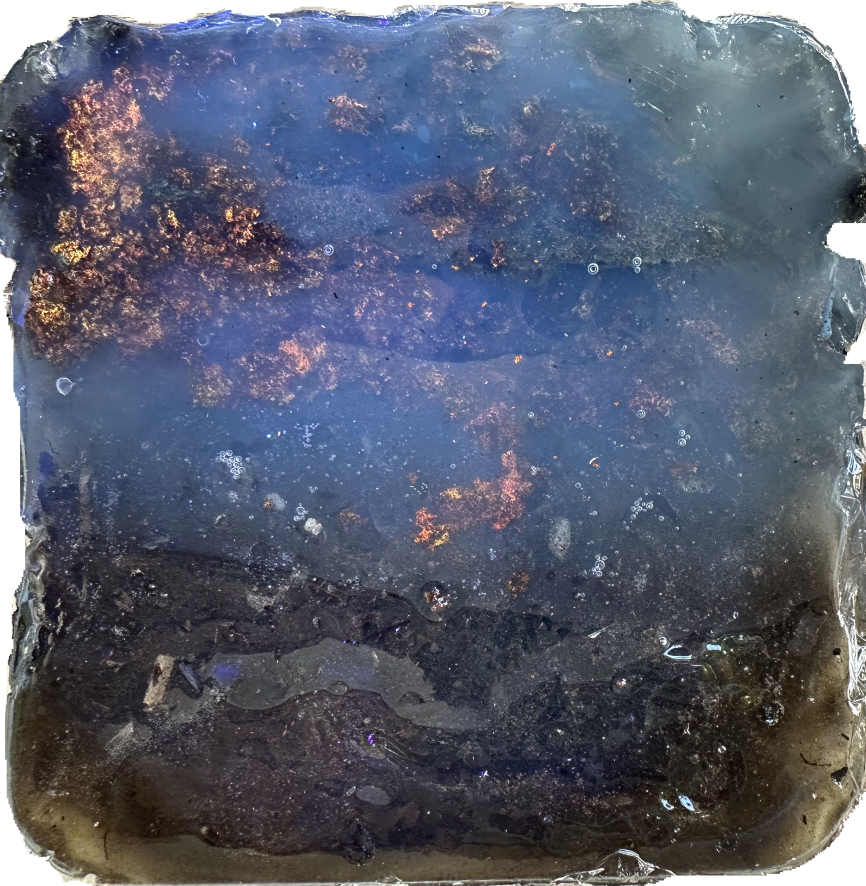
#> input picture print/IMG_TARGET.jpg, 2598 x 2657 px, found by its file name (shown at 1/3 size)
$ python crop_resin_target.py
#> lines starting #> are read from the running program, lines starting #| are printed output that depends on the picture; after the words box and inside, x2 and y2 are one past the last pixel; in counts of white or black regions, pixels touching at a corner belong together
# -*- coding: utf-8 -*-
"""Crop the resin photo to its interior and report how trackable it looks.

    python tools/crop_resin_target.py
    python tools/make_image_target.py print/resin-block.jpg resin-block


Two problems with feeding the cutout straight to the target builder:

  * The white background is not part of the object. Feature extraction would find a
    strong outline there that does not exist when the real block is on a table, and
    would then fail to match it.
  * The ragged edge of the pour is the least repeatable part of the object — it
    catches the light differently from every angle.

Background is found by flooding in from the border rather than by thresholding
colour: the top right of this pour is pale enough that a plain "is it near white"
test eats a third of the interior, and the largest clean rectangle came out as a
1212x180 strip.
"""
import os
from collections import deque

import numpy as np
from PIL import Image

SRC = 'print/IMG_TARGET.jpg'
OUT = 'print/resin-block.jpg'

im = Image.open(SRC).convert('RGB')
#> im is the input picture: PIL image 2598x2657 RGB; mean R, G, B 88.2, 94.4, 111.8
a = np.asarray(im).astype(np.int16)
h, w, _ = a.shape
#> h = 2657; w = 2598
print('source %dx%d' % (w, h))
#| source 2598x2657

mx = a.max(axis=2)
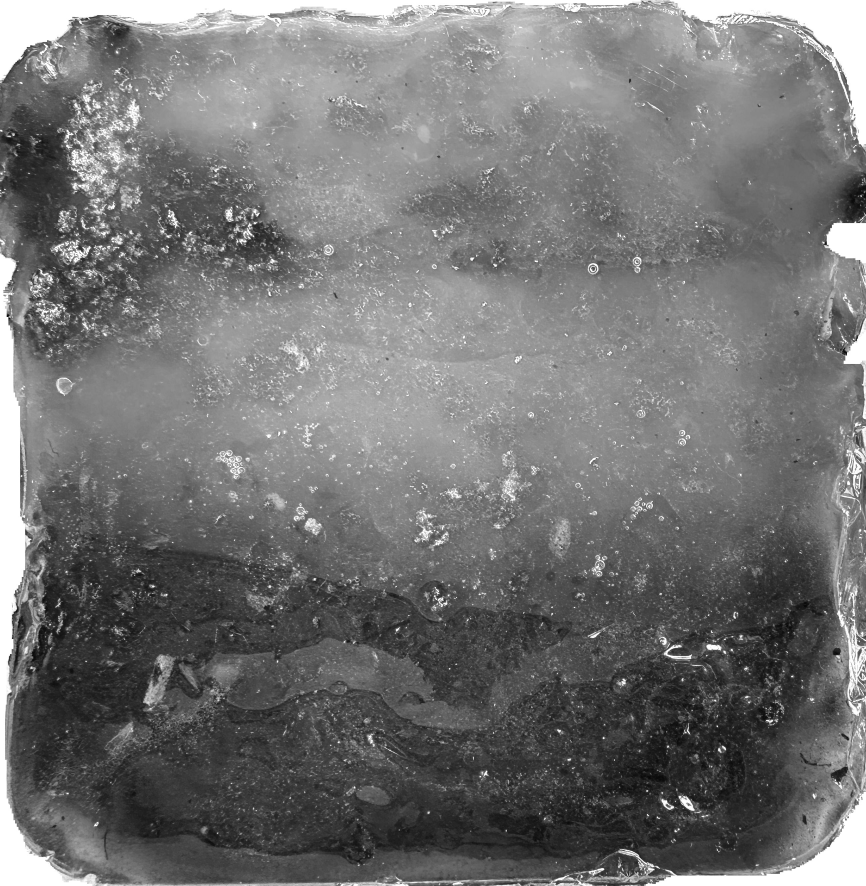
#> mx: shape (2657, 2598) int16 (shown at 1/3 size); min 1, max 255, mean 115.7
mn = a.min(axis=2)
paleish = (mx > 215) & ((mx - mn) < 42)
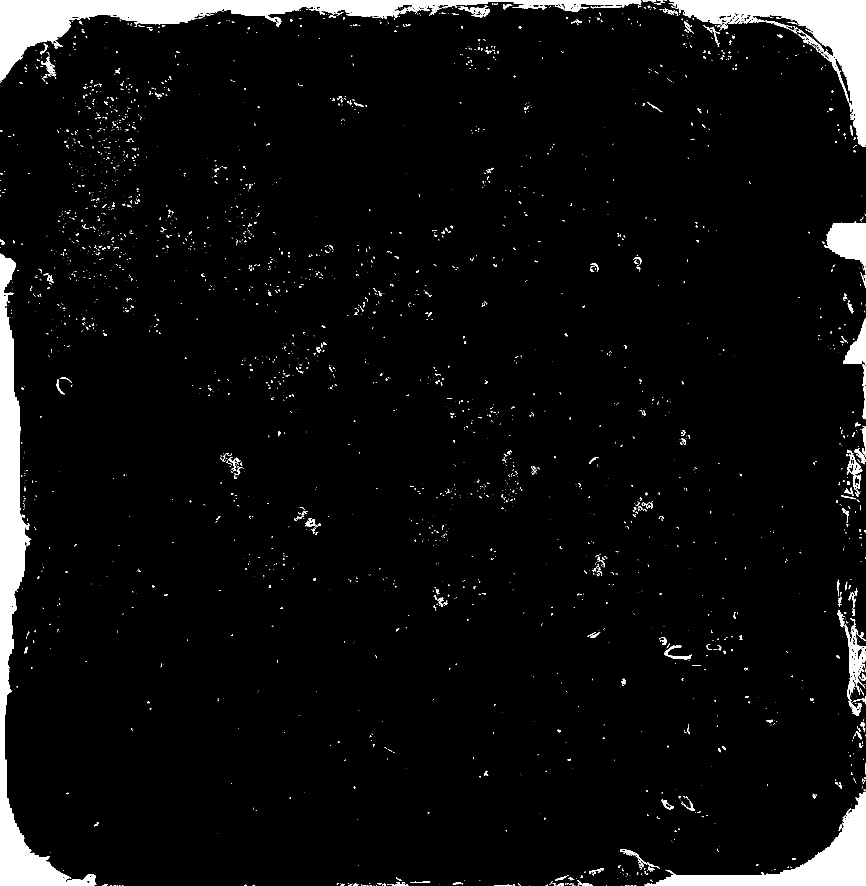
#> paleish: shape (2657, 2598) bool (shown at 1/3 size); 5.2% white; 3185 white regions (2683 under 20 px), largest, box (x1, y1, x2, y2) and area: (0, 761, 289, 2657) 94786, (0, 0, 1924, 241) 89947, (2008, 0, 2598, 441) 61023

# Flood from the border, so only pale pixels *connected to the outside* count.
bg = np.zeros((h, w), bool)
q = deque()
for x in range(w):
    for y in (0, h - 1):
        if paleish[y, x] and not bg[y, x]:
            bg[y, x] = True
            q.append((y, x))
#> bg: shape (2657, 2598) bool; 0.05% white in thin lines or dots
for y in range(h):
    for x in (0, w - 1):
        if paleish[y, x] and not bg[y, x]:
            bg[y, x] = True
            q.append((y, x))
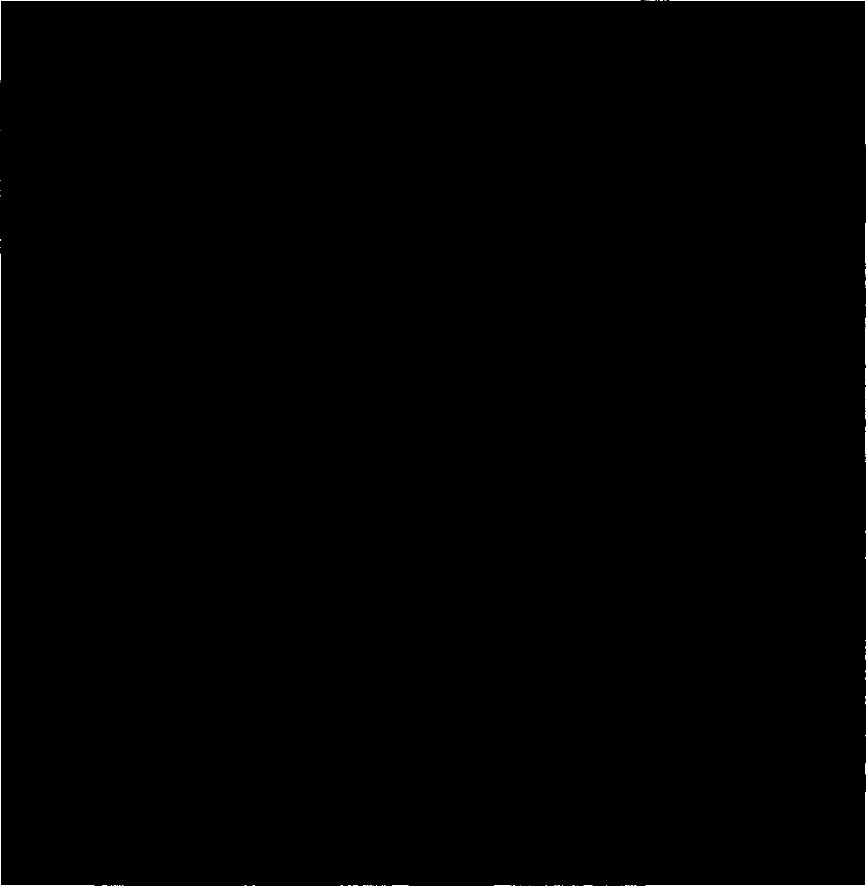
#> bg: shape (2657, 2598) bool (shown at 1/3 size); 0.11% white in thin lines or dots
while q:
    y, x = q.popleft()
    for dy, dx in ((1, 0), (-1, 0), (0, 1), (0, -1)):
        ny, nx = y + dy, x + dx
        if 0 <= ny < h and 0 <= nx < w and paleish[ny, nx] and not bg[ny, nx]:
            bg[ny, nx] = True
            q.append((ny, nx))
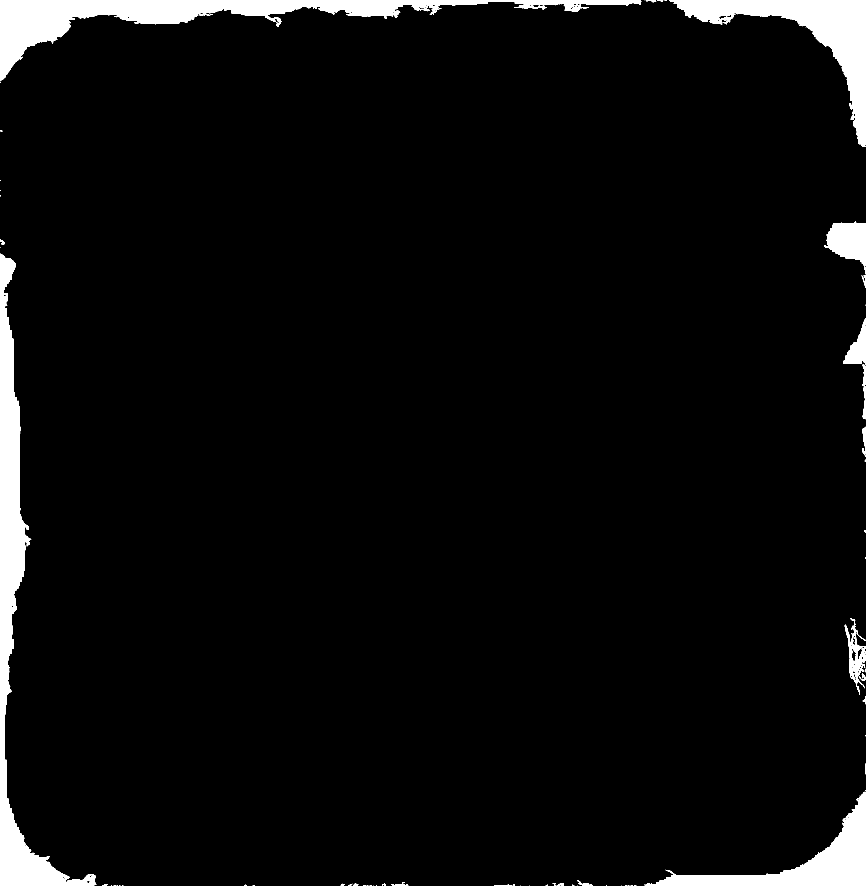
#> bg: shape (2657, 2598) bool (shown at 1/3 size); 4.5% white; 83 white regions (51 under 20 px), largest, box (x1, y1, x2, y2) and area: (0, 761, 289, 2657) 94642, (0, 0, 1924, 241) 89714, (2008, 0, 2598, 441) 59709
print('background reached from the border: %.1f%% of the frame' % (bg.mean() * 100))
#| background reached from the border: 4.5% of the frame

# Inset a centred box until it holds no background at all. A centred crop keeps the
# proportions of the pour; a maximal-area rectangle happily returns a thin strip.
lo, hi = 0, min(h, w) // 2
#> lo = 0; hi = 1299
while lo < hi:
    mid = (lo + hi) // 2
    if bg[mid:h - mid, mid:w - mid].any():
        lo = mid + 1
    else:
        hi = mid
inset = lo + int(0.012 * min(h, w))          # a little more, off the ragged edge
#> inset = 162
crop = im.crop((inset, inset, w - inset, h - inset))
print('inset %d px -> %dx%d (%.0f%% of each side kept)'
      % (inset, crop.size[0], crop.size[1], crop.size[0] / w * 100))
#| inset 162 px -> 2274x2333 (88% of each side kept)
# JPEG, not PNG: this is a phone photograph, and the PNG of it was 5.6 MB. The
# target builder resamples it to 480x640 greyscale anyway, so the last few percent of
# fidelity here buys nothing and costs the repo five megabytes.
crop.save(OUT, quality=94, subsampling=0)
print('wrote ' + OUT)

# --- how trackable does it look? -------------------------------------------------
g = np.asarray(crop.convert('L')).astype(np.float32)
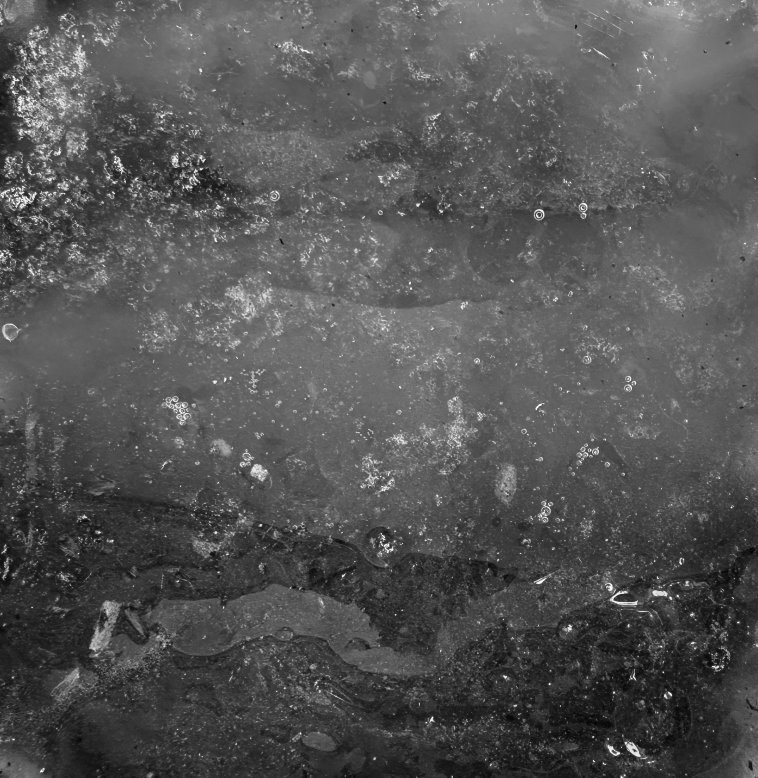
#> g: shape (2333, 2274) float32 (shown at 1/3 size); min 0, max 255, mean 84.7
gx = np.abs(np.diff(g, axis=1))[:-1, :]
gy = np.abs(np.diff(g, axis=0))[:, :-1]
grad = np.sqrt(gx ** 2 + gy ** 2)
strong = grad > 12
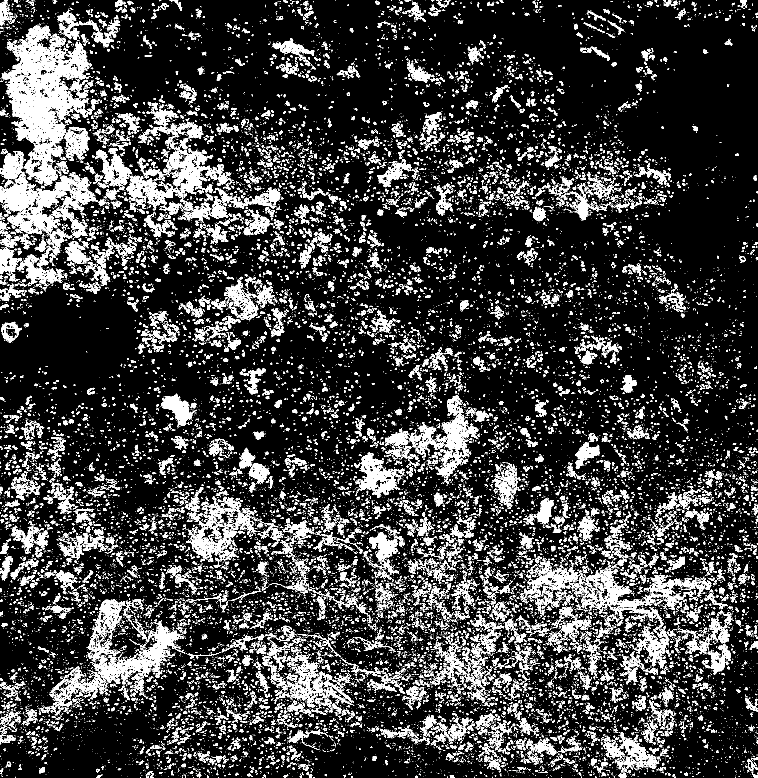
#> strong: shape (2332, 2273) bool (shown at 1/3 size); 14.7% white in thin lines or dots
print('\ntrackability proxies (higher is better):')
print('  contrast       std %.1f of 255' % g.std())
#|   contrast       std 31.8 of 255
print('  mean gradient  %.2f' % grad.mean())
#|   mean gradient  7.01
print('  strong edges   %.1f%% of pixels' % (strong.mean() * 100))
#|   strong edges   14.7% of pixels

gh, gw = 6, 6
cell = np.zeros((gh, gw))
for j in range(gh):
    for i in range(gw):
        sub = strong[j * strong.shape[0] // gh:(j + 1) * strong.shape[0] // gh,
                     i * strong.shape[1] // gw:(i + 1) * strong.shape[1] // gw]
        cell[j, i] = sub.mean() * 100
#> after the loop, cell = [[34.08, 7.58, 5.89, 7.92, 4.78, 2.69], [39.95, 26.93, 15.21, 12.05, 12.77, 3.28], [9.86, 13.04, 10.14, 9.62, 8.05, 4.82], [12.37, 14.5, 12.19, 20.16, 13.3, 9.53], [17.73, 17.9, 17.99, 21.45, 25.97, 20.66], [13.04, 14.35, 17.96, 18.68, 18.05, 14.31]]
print('  strong edges per cell, 6x6 over the crop:')
for row in cell:
    print('    ' + ' '.join('%5.1f' % v for v in row))
#> this loop made 6 passes
#|      34.1   7.6   5.9   7.9   4.8   2.7
#|      39.9  26.9  15.2  12.1  12.8   3.3
#|       9.9  13.0  10.1   9.6   8.1   4.8
#|      12.4  14.5  12.2  20.2  13.3   9.5
#|      17.7  17.9  18.0  21.4  26.0  20.7
#|      13.0  14.4  18.0  18.7  18.1  14.3
print('  cells under 2%%: %d of 36' % int((cell < 2.0).sum()))
#|   cells under 2%: 0 of 36
